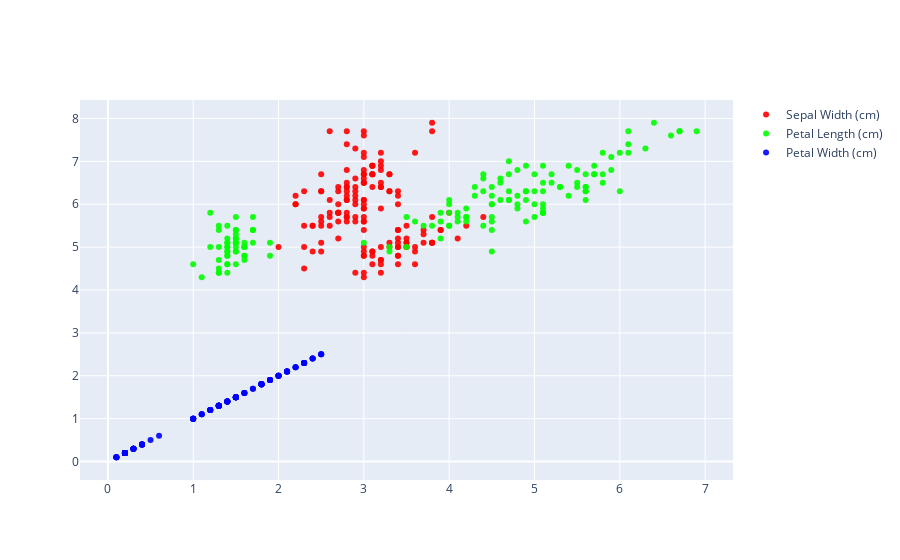

The notebook cell saved with this chart:
### Markdown cell above
#### Scatter Plot

Scatter plot is a good way to visualize the correlations among features. I will be examining the correlation of SepalLengthCm with other features. So Sepal Length will be our y-axis, others will be laying on the x-axis. And I sorted and kept them in distinct dataframes to see correlations clearly.

### Code cell
df = data.iloc[:100, :]

bySW = go.Scatter(
                    x = data_sorted_bySW.Sepal_Width,
                    y = data_sorted_bySW.Sepal_Length,
                    mode = "markers",
                    name = "Sepal Width (cm)",
                    marker = dict(color = 'rgba(255, 0, 0, 0.9)'),
                    text = data_sorted_bySW.Species
)

byPL = go.Scatter(
                    x = data_sorted_byPL.Petal_Length,
                    y = data_sorted_byPL.Sepal_Length,
                    mode = "markers",
                    name = "Petal Length (cm)",
                    marker = dict(color = 'rgba(0, 255, 0, 0.9)'),
                    text = data_sorted_byPL.Species
)

byPW = go.Scatter(
                    x = data_sorted_byPW.Petal_Width,
                    y = data_sorted_byPW.Petal_Width,
                    mode = "markers",
                    name = "Petal Width (cm)",
                    marker = dict(color = 'rgba(0, 0, 255, 0.9)'),
                    text = data_sorted_byPW.Species
)

layout = dict(title = 'Change of Sepal Length by Other Properties',
              xaxis= dict(title= 'centimeters',ticklen= 5,zeroline= False)
             )
u = [bySW, byPL, byPW]
fig = dict(data = u)
iplot(fig)

### Figure 1 — Plotly figure (JSON) as saved in the notebook; plotly's stock layout.template omitted (floating-point values rounded to 4 significant figures; data arrays with more than 128 entries replaced by an {"elided": "..."} marker saying what was removed)
{"data": [{"marker": {"color": "rgba(255, 0, 0, 0.9)"}, "mode": "markers", "name": "Sepal Width (cm)", "text": {"elided": "150 str values"}, "type": "scatter", "x": {"elided": "150 float values"}, "y": {"elided": "150 float values"}}, {"marker": {"color": "rgba(0, 255, 0, 0.9)"}, "mode": "markers", "name": "Petal Length (cm)", "text": {"elided": "150 str values"}, "type": "scatter", "x": {"elided": "150 float values"}, "y": {"elided": "150 float values"}}, {"marker": {"color": "rgba(0, 0, 255, 0.9)"}, "mode": "markers", "name": "Petal Width (cm)", "text": {"elided": "150 str values"}, "type": "scatter", "x": {"elided": "150 float values"}, "y": {"elided": "150 float values"}}], "layout": {}}
